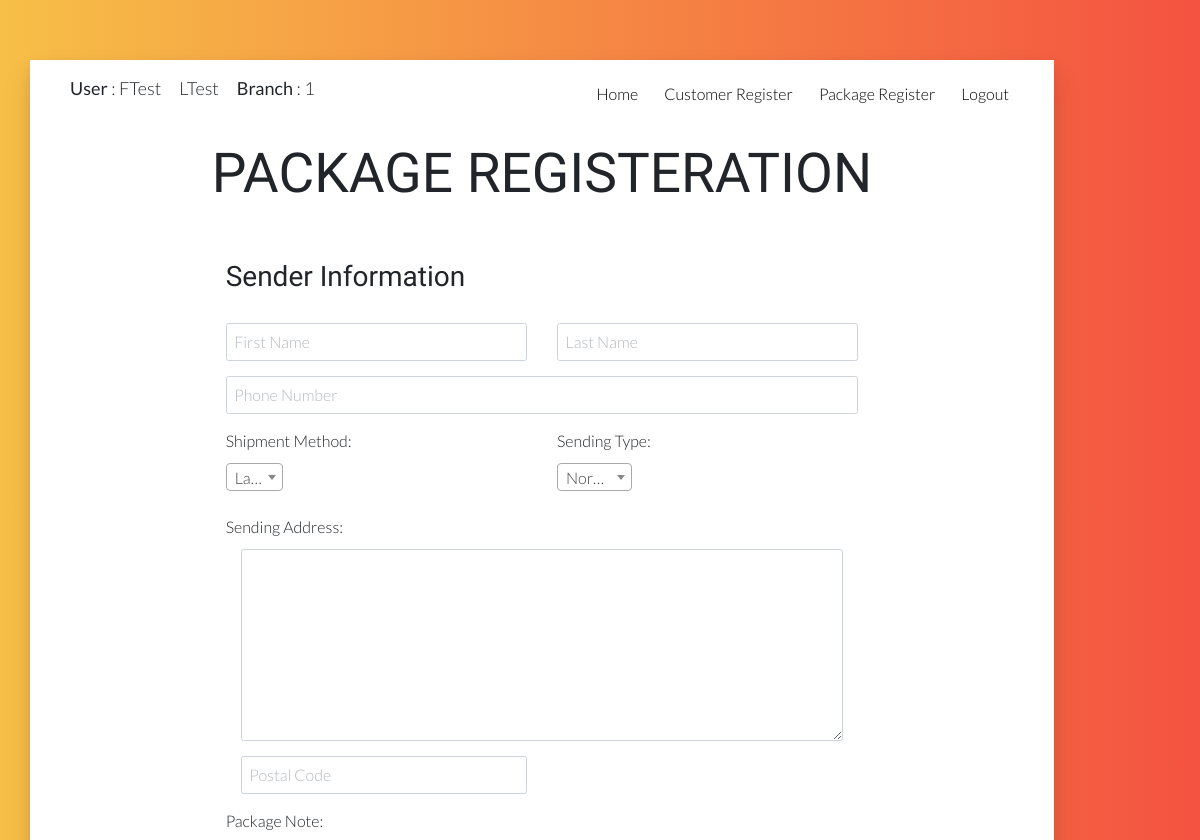
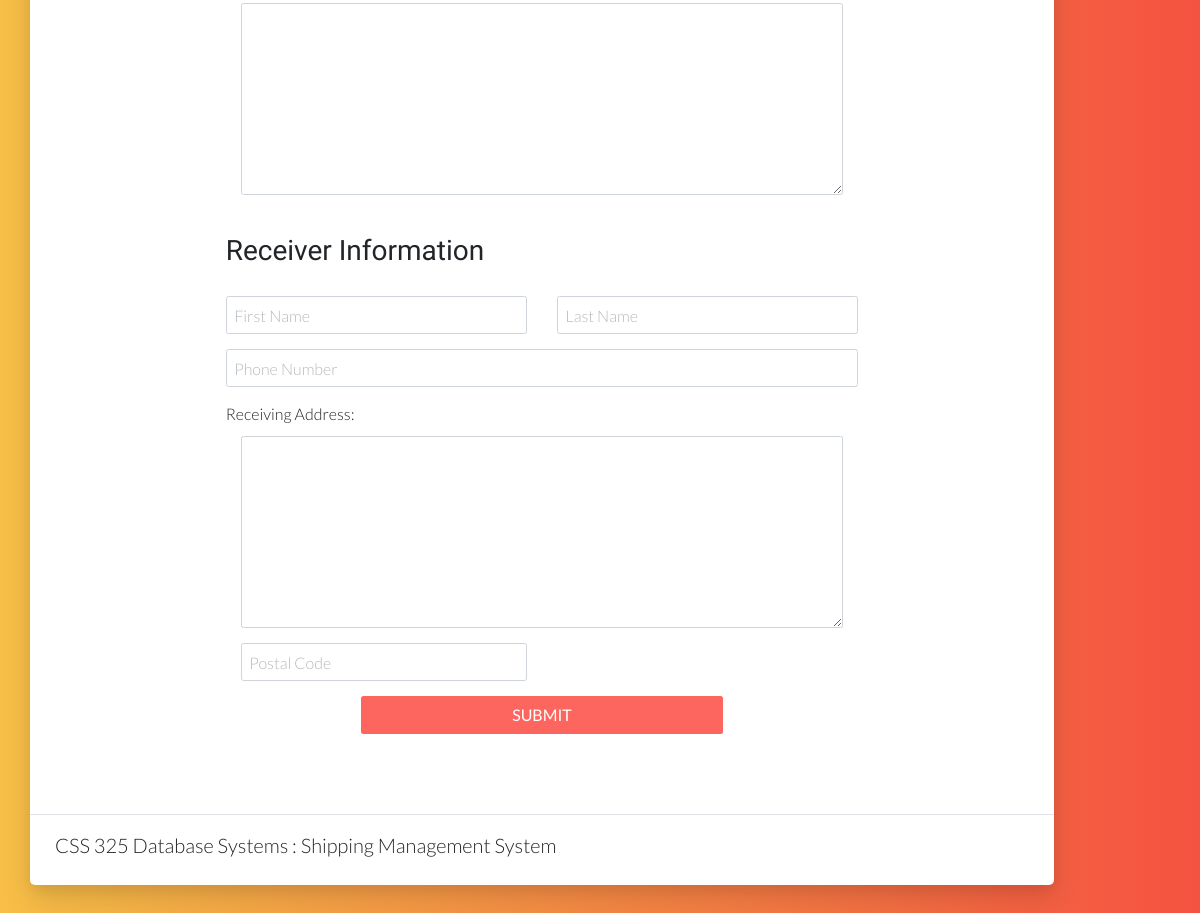
Screenshot of /p_register.php (signed in) with the database file from the repository (2 pictures, top to bottom).
### tables this page shows
CREATE TABLE `staff` (
  `Staff_ID` int(10) UNSIGNED NOT NULL,
  `Branch_ID` int(10) UNSIGNED NOT NULL,
  `Fname` varchar(30) NOT NULL,
  `Lname` varchar(30) NOT NULL,
  `Staff_Addr` varchar(255) NOT NULL,
  `DOB` date NOT NULL,
  `Email` varchar(30) NOT NULL,
  `Password` varchar(30) NOT NULL,
  `Phone_no` varchar(11) NOT NULL
);

### p_register.php (the view, shortened to what this page needs)
<!DOCTYPE html>
<?php require_once('connect.php');
if (isset($_SESSION['loginemail']) && isset($_SESSION['loginemail'])) {
	$loginemail = $_SESSION['loginemail'];
	$loginpassword = $_SESSION['loginpassword'];
} else {
	header('location:login.php');
}
$q = "SELECT Fname,Lname,Branch_ID FROM staff WHERE Email ='$loginemail' AND Password='$loginpassword'";
if ($result = $mysqli->query($q)) {
	while ($row = $result->fetch_array()) {
		if (isset($row[2])) {
			$AccFname = $row[0];
			$AccLname = $row[1];
			$AccBranch = $row[2];
		}
	}
} else {
	echo 'Query error: ' . $mysqli->error;
}
?>
<html lang="en">
<head>
	<link rel="stylesheet" href="vendor/bootstrap/bootstrap.min.css">
	<link rel="stylesheet" href="vendor/select2/select2.min.css">
	<link rel="stylesheet" href="vendor/owlcarousel/owl.carousel.min.css">
	<link rel="stylesheet" href="vendor/lightcase/lightcase.css">
	<link rel="stylesheet" href="css/style.min.css">
	<link rel="stylesheet" href="https://cdn.linearicons.com/free/1.0.0/icon-font.min.css">
	<link href="https://file.myfontastic.com/7vRKgqrN3iFEnLHuqYhYuL/icons.css" rel="stylesheet">
</head>
<body data-spy="scroll" data-target="#navbar-nav-header" class="static-layout">
	<div class="boxed-page">
		<nav id="gtco-header-navbar" class="navbar navbar-expand-lg py-4">
			<div class="container">
				<p style="font-size:18px;"><?php echo ('<b>User</b> : ' . $AccFname . '&emsp;' . $AccLname . '&emsp;<b>Branch</b> : ' . $AccBranch); ?></p>
				<div class="collapse navbar-collapse" id="navbar-nav-header">
					<ul class="navbar-nav ml-auto">
						<li class="nav-item">
							<a class="nav-link" href="home.php">Home&emsp;</a>
						</li>
						<li class="nav-item">
							<a class="nav-link" href="c_register.php">Customer Register&emsp;</a>
						</li>
						<li class="nav-item">
							<a class="nav-link" href="p_register.php">Package Register&emsp;</a>
						</li>
						<li class="nav-item">
							<a class="nav-link" href="logout.php">Logout</a>
						</li>
					</ul>
				</div>
			</div>
		</nav>
		<section id="gtco-contact-form" class="bg-white">
			<div class="container">
				<div class="section-content">
					<div class="title-wrap">
						<h1 class="display-2 mb-4">PACKAGE REGISTERATION</h1><br>
					</div>
					<div class="row">
						<div class="col-md-8 offset-md-2 mt-4">
							<form method="post" name="package-register-form" action="p_register_out.php">
								<h1 style="font-size:28px;position:relative;">Sender Information</h1><br>
								<div class="row">
									<div class="col-md-6 form-input">
										<input type="text" class="form-control" id="s_fname" name="s_fname" placeholder="First Name">
									</div>
									<div class="col-md-6 form-input">
										<input type="text" class="form-control" id="s_lname" name="s_lname" placeholder="Last Name">
									</div>
								</div>
								<div class="row">
									<div class="col-md-12 form-input">
										<input type="text" class="form-control" id="s_phonenumber" name="s_phonenumber" placeholder="Phone Number">
									</div>
								</div>
								<div class="row">
									<div class="col-md-6 form-input">
										<p>Shipment Method:</p>
									</div>
									<div class="col-md-6 form-input">
										<p>Sending Type:</p>
									</div>
								</div><br>
								<p>Sending Address:</p>
								<div class="col-md-12 form-input">
									<textarea type="text" class="form-control" style="height:12em;" id="sendadd" name="sendadd" placeholder=""></textarea>
								</div>
								<div class="col-md-6 form-input">
									<input type="text" class="form-control" id="s_pc" name="s_pc" placeholder="Postal Code">
								</div>
								<p>Package Note:</p>
								<div class="col-md-12 form-input">
									<textarea type="text" class="form-control" style="height:12em;" id="note" name="note" placeholder=""></textarea>
								</div><br>
								<h1 style="font-size:28px;position:relative;">Receiver Information</h1><br>
								<div class="row">
									<div class="col-md-6 form-input">
										<input type="text" class="form-control" id="r_fname" name="r_fname" placeholder="First Name">
									</div>
									<div class="col-md-6 form-input">
										<input type="text" class="form-control" id="r_lname" name="r_lname" placeholder="Last Name">
									</div>
								</div>
								<div class="row">
									<div class="col-md-12 form-input">
										<input type="text" class="form-control" id="r_phonenumber" name="r_phonenumber" placeholder="Phone Number">
									</div>
								</div>
								<p>Receiving Address:</p>
								<div class="col-md-12 form-input">
									<textarea type="text" class="form-control" style="height:12em;" id="recadd" name="recadd" placeholder=""></textarea>
								</div>
								<div class="col-md-6 form-input">
									<input type="text" class="form-control" id="r_pc" name="r_pc" placeholder="Postal Code">
								</div>
								<div class="col-md-8 offset-md-2 contact-form-holder mt-4">
									<div class="col-md-12 form-btn text-center">
										<input class="btn btn-block btn-secondary btn-red" type="submit" name="p_submit" value="SUBMIT">
									</div>
								</div>
							</form>
						</div>
					</div>
				</div>
			</div>
		</section>
		<footer class="mastfoot mb-3 bg-white py-4 border-top">
			<div class="row">
				<p style="font-size:20px">&emsp;&emsp;CSS 325 Database Systems : Shipping Management System</p>
			</div>
		</footer>
	</div>
</body>
</html>

### rows the page displays
staff: Fname "FTest", Lname "LTest", Branch_ID "1"
